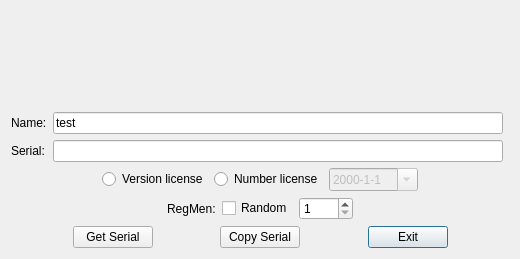
<?xml version="1.0" encoding="UTF-8"?>
<ui version="4.0">
 <class>Dialog</class>
 <widget class="QDialog" name="Dialog">
  <property name="geometry">
   <rect>
    <x>0</x>
    <y>0</y>
    <width>520</width>
    <height>259</height>
   </rect>
  </property>
  <property name="windowTitle">
   <string>Dialog</string>
  </property>
  <property name="styleSheet">
   <string notr="true"/>
  </property>
  <layout class="QGridLayout" name="gridLayout_2">
   <item row="0" column="0">
    <layout class="QGridLayout" name="gridLayout">
     <item row="1" column="0">
      <widget class="QLabel" name="label_2">
       <property name="maximumSize">
        <size>
         <width>50</width>
         <height>16777215</height>
        </size>
       </property>
       <property name="text">
        <string>Name:</string>
       </property>
      </widget>
     </item>
     <item row="3" column="0">
      <widget class="QLabel" name="label_3">
       <property name="maximumSize">
        <size>
         <width>50</width>
         <height>16777215</height>
        </size>
       </property>
       <property name="text">
        <string>Serial:</string>
       </property>
      </widget>
     </item>
     <item row="1" column="1">
      <widget class="QLineEdit" name="editName">
       <property name="maximumSize">
        <size>
         <width>16777215</width>
         <height>16777215</height>
        </size>
       </property>
       <property name="text">
        <string>test</string>
       </property>
      </widget>
     </item>
     <item row="3" column="1">
      <widget class="QLineEdit" name="editSerial">
       <property name="maximumSize">
        <size>
         <width>16777215</width>
         <height>16777215</height>
        </size>
       </property>
       <property name="focusPolicy">
        <enum>Qt::StrongFocus</enum>
       </property>
      </widget>
     </item>
     <item row="0" column="0" colspan="3">
      <widget class="QLabel" name="label">
       <property name="maximumSize">
        <size>
         <width>500</width>
         <height>100</height>
        </size>
       </property>
       <property name="text">
        <string/>
       </property>
       <property name="pixmap">
        <pixmap resource="src.qrc">:/Label/image/1.bmp</pixmap>
       </property>
      </widget>
     </item>
    </layout>
   </item>
   <item row="1" column="0">
    <layout class="QGridLayout" name="gridLayout_3">
     <item row="0" column="2">
      <widget class="QRadioButton" name="rBtnNumber">
       <property name="text">
        <string>Number license</string>
       </property>
      </widget>
     </item>
     <item row="0" column="0">
      <spacer name="horizontalSpacer">
       <property name="orientation">
        <enum>Qt::Horizontal</enum>
       </property>
       <property name="sizeHint" stdset="0">
        <size>
         <width>40</width>
         <height>20</height>
        </size>
       </property>
      </spacer>
     </item>
     <item row="0" column="6">
      <spacer name="horizontalSpacer_2">
       <property name="orientation">
        <enum>Qt::Horizontal</enum>
       </property>
       <property name="sizeHint" stdset="0">
        <size>
         <width>40</width>
         <height>20</height>
        </size>
       </property>
      </spacer>
     </item>
     <item row="0" column="5">
      <widget class="QDateEdit" name="dateEdit">
       <property name="enabled">
        <bool>false</bool>
       </property>
       <property name="minimumDateTime">
        <datetime>
         <hour>0</hour>
         <minute>0</minute>
         <second>0</second>
         <year>1970</year>
         <month>1</month>
         <day>1</day>
        </datetime>
       </property>
       <property name="displayFormat">
        <string>yyyy-M-d</string>
       </property>
       <property name="calendarPopup">
        <bool>true</bool>
       </property>
      </widget>
     </item>
     <item row="0" column="1">
      <widget class="QRadioButton" name="rBtnVersion">
       <property name="minimumSize">
        <size>
         <width>0</width>
         <height>0</height>
        </size>
       </property>
       <property name="maximumSize">
        <size>
         <width>300</width>
         <height>16777215</height>
        </size>
       </property>
       <property name="acceptDrops">
        <bool>true</bool>
       </property>
       <property name="text">
        <string>Version license</string>
       </property>
      </widget>
     </item>
    </layout>
   </item>
   <item row="4" column="0">
    <layout class="QGridLayout" name="gridLayout_4">
     <item row="0" column="0">
      <spacer name="horizontalSpacer_3">
       <property name="orientation">
        <enum>Qt::Horizontal</enum>
       </property>
       <property name="sizeHint" stdset="0">
        <size>
         <width>40</width>
         <height>20</height>
        </size>
       </property>
      </spacer>
     </item>
     <item row="0" column="5">
      <widget class="QPushButton" name="btnExit">
       <property name="text">
        <string>Exit</string>
       </property>
      </widget>
     </item>
     <item row="0" column="1">
      <widget class="QPushButton" name="btnGetSerial">
       <property name="text">
        <string>Get Serial</string>
       </property>
      </widget>
     </item>
     <item row="0" column="3">
      <widget class="QPushButton" name="btnCopySerial">
       <property name="text">
        <string>Copy Serial</string>
       </property>
      </widget>
     </item>
     <item row="0" column="2">
      <spacer name="horizontalSpacer_5">
       <property name="orientation">
        <enum>Qt::Horizontal</enum>
       </property>
       <property name="sizeHint" stdset="0">
        <size>
         <width>40</width>
         <height>20</height>
        </size>
       </property>
      </spacer>
     </item>
     <item row="0" column="6">
      <spacer name="horizontalSpacer_4">
       <property name="orientation">
        <enum>Qt::Horizontal</enum>
       </property>
       <property name="sizeHint" stdset="0">
        <size>
         <width>40</width>
         <height>20</height>
        </size>
       </property>
      </spacer>
     </item>
     <item row="0" column="4">
      <spacer name="horizontalSpacer_6">
       <property name="orientation">
        <enum>Qt::Horizontal</enum>
       </property>
       <property name="sizeHint" stdset="0">
        <size>
         <width>40</width>
         <height>20</height>
        </size>
       </property>
      </spacer>
     </item>
    </layout>
   </item>
   <item row="2" column="0">
    <layout class="QGridLayout" name="gridLayout_5">
     <item row="0" column="0">
      <spacer name="horizontalSpacer_7">
       <property name="orientation">
        <enum>Qt::Horizontal</enum>
       </property>
       <property name="sizeHint" stdset="0">
        <size>
         <width>40</width>
         <height>20</height>
        </size>
       </property>
      </spacer>
     </item>
     <item row="0" column="1" colspan="2">
      <widget class="QLabel" name="label_4">
       <property name="text">
        <string>RegMen:</string>
       </property>
      </widget>
     </item>
     <item row="0" column="3">
      <widget class="QCheckBox" name="cBtnRandom">
       <property name="text">
        <string>Random</string>
       </property>
      </widget>
     </item>
     <item row="0" column="5">
      <spacer name="horizontalSpacer_8">
       <property name="orientation">
        <enum>Qt::Horizontal</enum>
       </property>
       <property name="sizeHint" stdset="0">
        <size>
         <width>40</width>
         <height>20</height>
        </size>
       </property>
      </spacer>
     </item>
     <item row="0" column="4">
      <widget class="QSpinBox" name="editRegMen">
       <property name="minimum">
        <number>1</number>
       </property>
       <property name="maximum">
        <number>1000</number>
       </property>
      </widget>
     </item>
    </layout>
   </item>
  </layout>
 </widget>
 <layoutdefault spacing="6" margin="11"/>
 <resources>
  <include location="src.qrc"/>
 </resources>
 <connections/>
</ui>
